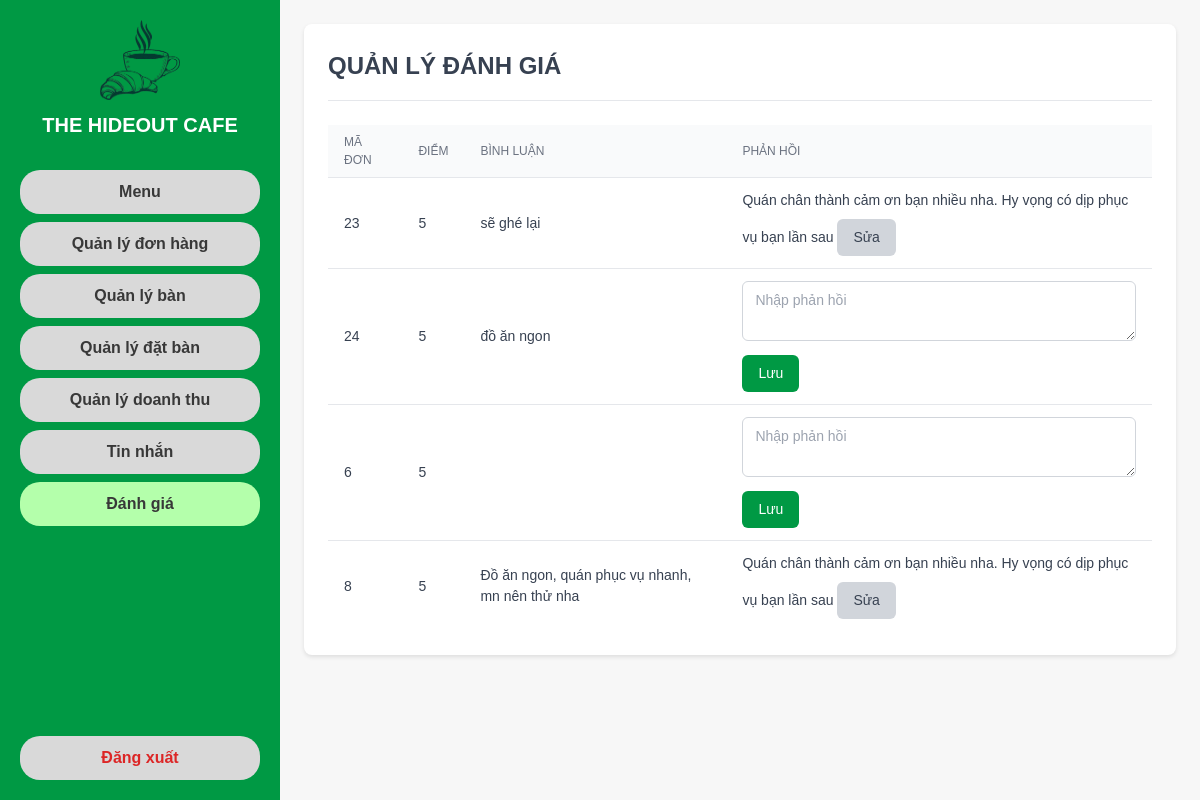
/reviews/ (signed in), run on the app's committed database.
### myapp/models.py (models this page shows, shortened)
class DanhGia(models.Model):
    ma_danh_gia = models.AutoField(primary_key=True)
    nguoi_dung = models.ForeignKey(NguoiDung, on_delete=models.CASCADE, related_name='danh_gia')
    don_hang = models.OneToOneField(DonHang, on_delete=models.CASCADE)
    diem_danh_gia = models.PositiveIntegerField()
    binh_luan = models.TextField(blank=True, null=True)
    ngay_tao = models.DateTimeField(auto_now_add=True)
    phan_hoi = models.TextField(blank=True, null=True)
    da_an = models.BooleanField(default=False)
    hinh_anh = models.ImageField(upload_to='danh_gia/', null=True, blank=True)
    class Meta:
        verbose_name = "Đánh Giá"
        verbose_name_plural = "Đánh Giá"

class DonHang(models.Model):
    LOAI_DON_HANG = (
        ('truc_tuyen', 'Trực Tuyến'),
        ('tai_quan', 'Tại Quán'),
        ('mang_di', 'Mang Đi'),
    )
    TRANG_THAI = (
        ('da_xac_nhan', 'Đã xác nhận'),
        ('dang_che_bien', 'Đang chế biến'),
        ('dang_giao', 'Đang giao'),
        ('hoan_thanh', 'Đã hoàn thành'),
        ('da_huy', 'Đã hủy'),
    )
    THANH_TOAN = (
        ('da_thanh_toan', 'Đã thanh toán'),
        ('chua_thanh_toan', 'Chưa thanh toán'),
    )
    ma_don_hang = models.AutoField(primary_key=True)
    nguoi_dung = models.ForeignKey('NguoiDung', on_delete=models.SET_NULL, null=True, related_name='don_hang')
    loai_don_hang = models.CharField(max_length=20, choices=LOAI_DON_HANG)
    trang_thai = models.CharField(max_length=20, choices=TRANG_THAI, default='da_xac_nhan')
    thanh_toan = models.CharField(max_length=20, choices=THANH_TOAN, default='chua_thanh_toan')
    dia_chi = models.TextField(blank=True, null=True)
    so_dien_thoai = models.CharField(max_length=15, blank=True, null=True)
    thoi_gian_dat = models.DateTimeField(blank=True, null=True)
    phi_ship = models.DecimalField(max_digits=10, decimal_places=0, default=0)
    tong_tien = models.DecimalField(max_digits=10, decimal_places=0, default=0)
    ngay_tao = models.DateTimeField(auto_now_add=True)
    class Meta:
        verbose_name = "Đơn Hàng"
        verbose_name_plural = "Đơn Hàng"

### myapp/views.py (the view, shortened to what this page needs)
# urls.py: path('reviews/', views.manage_reviews, name='manage_reviews'),
@login_required
def manage_reviews(request):
    if request.user.vai_tro not in ['quan_ly', 'nhan_vien']:
        messages.error(request, 'Bạn không có quyền truy cập.')
        return redirect('myapp:order_list')
    dsdanh_gia = DanhGia.objects.all().order_by('-ngay_tao')
    edit_id = request.GET.get('edit_id')  # Lấy mã đánh giá đang chỉnh sửa
    return render(request, 'quanlydanhgia.html', {
        'dsdanh_gia': dsdanh_gia,
        'edit_id': edit_id,
    })

### myapp/templates/quanlydanhgia.html (shortened to what this page needs)
{% extends 'base.html' %}
{% load static humanize %}
{% block content %}
<div style="background: white; border-radius: 8px; box-shadow: 0 2px 4px rgba(0, 0, 0, 0.1); padding: 24px;">
  <h1 style="font-size: 24px; font-weight: bold; color: #374151; margin-bottom: 16px;">QUẢN LÝ ĐÁNH GIÁ</h1>
  <hr style="border-color: #e5e7eb; margin-bottom: 24px;">
  <div style="overflow-x: auto;">
    <table class="table">
      <thead>
        <tr>
          <th class="th">Mã đơn</th>
          <th class="th">Điểm</th>
          <th class="th">Bình luận</th>
          <th class="th">Phản hồi</th>
        </tr>
      </thead>
      <tbody>
        {% for danh_gia in dsdanh_gia %}
          <tr>
            <td class="td">{{ danh_gia.don_hang.ma_don_hang }}</td>
            <td class="td">{{ danh_gia.diem_danh_gia }}</td>
            <td class="td">{{ danh_gia.binh_luan|default:"" }}</td>
            <td class="td">
              {% if danh_gia.phan_hoi and edit_id != danh_gia.ma_danh_gia|stringformat:"s" %}
                {{ danh_gia.phan_hoi }}
                <a href="?edit_id={{ danh_gia.ma_danh_gia }}" class="btn-action btn-gray" style="margin-top: 8px;">Sửa</a>
              {% else %}
                <form method="POST">
                  <textarea name="phan_hoi" class="textarea" rows="2" placeholder="Nhập phản hồi">{{ danh_gia.phan_hoi|default:"" }}</textarea>
                  <button type="submit" class="btn-action btn-green" style="margin-top: 8px;">Lưu</button>
                </form>
              {% endif %}
            </td>
          </tr>
        {% empty %}
          <tr>
            <td class="td" colspan="4">Chưa có đánh giá.</td>
          </tr>
        {% endfor %}
      </tbody>
    </table>
  </div>
</div>
{% endblock %}

### data on the page
DanhGia: don_hang.ma_don_hang "23", diem_danh_gia "5", binh_luan "sẽ ghé lại", phan_hoi "Quán chân thành cảm ơn bạn nhiều nha. Hy vọng có dịp phục vụ bạn lần sau"
DanhGia: don_hang.ma_don_hang "24", diem_danh_gia "5", binh_luan "đồ ăn ngon"
DanhGia: don_hang.ma_don_hang "6", diem_danh_gia "5"
DanhGia: don_hang.ma_don_hang "8", diem_danh_gia "5", binh_luan "Đồ ăn ngon, quán phục vụ nhanh, mn nên thử nha", phan_hoi "Quán chân thành cảm ơn bạn nhiều nha. Hy vọng có dịp phục vụ bạn lần sau"
